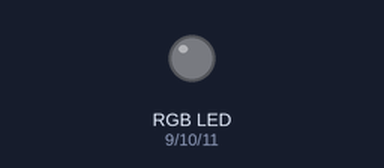
Recording of a sketch running on a simulated Arduino Uno, built with avr-gcc and run on an emulated ATmega328P. Parts: an RGB LED mixed from three pins (HIGH = lit).

Above: at 0.1 s.
At 2.1 s:
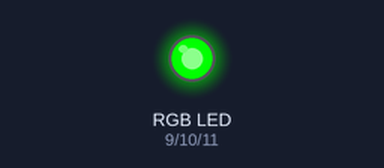
At 4.1 s:
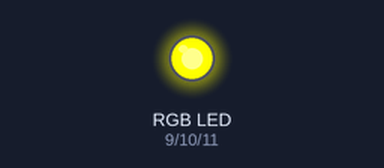
At 6.1 s:
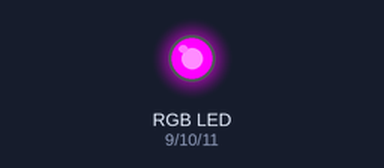
At 18.8 s:
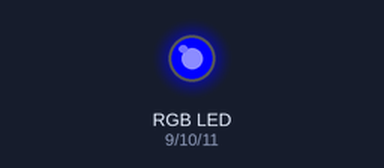
At 38.5 s:
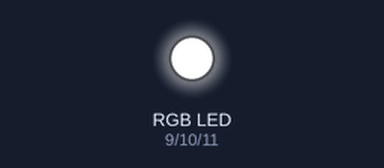
Timing chart, 0 to 40.0 s (numbered marks = the images above):
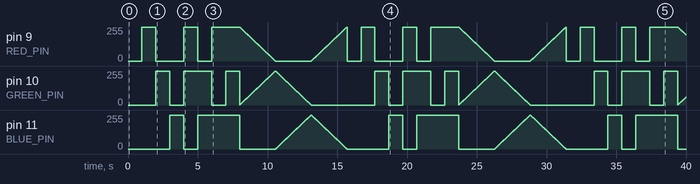

Measured:
- by itself, pin 9 (RED_PIN): 0/255 → 255/255 at 1.0 s, → 0/255 1.0 s later, → 255/255 2.0 s later, → 0/255 1.0 s later, … (1096 changes in this stretch)
- by itself, pin 11 (BLUE_PIN): 0/255 → 255/255 at 3.0 s, → 0/255 1.0 s later, → 255/255 1.0 s later, → 0/255 3.0 s later, … (1032 changes in this stretch)

The sketch:

Original_Source_Arduino_Sketch.ino
```cpp
/*
SparkFun Inventor's Kit
Example sketch 03

RGB LED

Make an RGB LED display a rainbow of colors!

Hardware connections:

An RGB LED is actually three LEDs (red, green, and blue) in
one package. When you run them at different brightnesses,
the red, green and blue mix to form new colors.

Starting at the flattened edge of the flange on the LED,
the pins are ordered RED, COMMON, GREEN, BLUE.

Connect RED to a 330 ohm resistor. Connect the other end
of the resistor to Arduino digital pin 9.

Connect COMMON pin to GND.

Connect GREEN to a 330 ohm resistor. Connect the other end
of the resistor to Arduino digital pin 10.

Connect BLUE to a 330 ohm resistor. Connect the other end
of the resistor to Arduino digital pin 11.

This sketch was written by SparkFun Electronics,
with lots of help from the Arduino community.
Visit http://learn.sparkfun.com/products/2 for SIK information.
Visit http://www.arduino.cc to learn about the Arduino.

Version 2.0 6/2012 MDG
*/


// First we'll define the pins by name to make the sketch
// easier to follow.

// Here's a new trick: putting the word "const" in front of a
// variable indicates that this is a "constant" value that will
// never change. (You don't have to do this, but if you do, the
// Arduino will give you a friendly warning if you accidentally
// try to change the value, so it's considered good form.)

const int RED_PIN = 9;
const int GREEN_PIN = 10;
const int BLUE_PIN = 11;

// This variable controls how fast we loop through the colors.
// (Try changing this to make the fading faster or slower.)

int DISPLAY_TIME = 10;  // In milliseconds


void setup()
{
	// Here we'll configure the Arduino pins we're using to
	// drive the LED to be outputs:

	pinMode(RED_PIN, OUTPUT);
	pinMode(GREEN_PIN, OUTPUT);
	pinMode(BLUE_PIN, OUTPUT);
}


void loop()
{
	// In this sketch, we'll start writing our own functions.
	// This makes the sketch easier to follow by dividing up
	// the sketch into sections, and not having everything in
	// setup() or loop().

	// We'll show you two ways to run the RGB LED.

	// The first way is to turn the individual LEDs (red, blue,
	// and green) on and off in various combinations. This gives you
	// a total of eight colors (if you count "black" as a color).

	// We've written a function called mainColors() that steps
	// through all eight of these colors. We're only "calling" the
	// function here (telling it to run). The actual function code
	// is further down in the sketch.

	mainColors();

	// The above function turns the individual LEDs full-on and
	// full-off. If you want to generate more than eight colors,
	// you can do so by varying the brightness of the individual
	// LEDs between full-on and full-off.

	// The analogWrite() function lets us do this. This function
	// lets you dim a LED from full-off to full-on over 255 steps.

	// We've written a function called showSpectrum() that smoothly
	// steps through all the colors. Again we're just calling it
	// here; the actual code is further down in this sketch.

	showSpectrum();
}


// Here's the mainColors() function we've written.

// This function displays the eight "main" colors that the RGB LED
// can produce. If you'd like to use one of these colors in your
// own sketch, you cancopy and paste that section into your code.

void mainColors()
{
	// Off (all LEDs off):

	digitalWrite(RED_PIN, LOW);
	digitalWrite(GREEN_PIN, LOW);
	digitalWrite(BLUE_PIN, LOW);

	delay(1000);

	// Red (turn just the red LED on):

	digitalWrite(RED_PIN, HIGH);
	digitalWrite(GREEN_PIN, LOW);
	digitalWrite(BLUE_PIN, LOW);

	delay(1000);

	// Green (turn just the green LED on):

	digitalWrite(RED_PIN, LOW);
	digitalWrite(GREEN_PIN, HIGH);
	digitalWrite(BLUE_PIN, LOW);

	delay(1000);

	// Blue (turn just the blue LED on):

	digitalWrite(RED_PIN, LOW);
	digitalWrite(GREEN_PIN, LOW);
	digitalWrite(BLUE_PIN, HIGH);

	delay(1000);

	// Yellow (turn red and green on):

	digitalWrite(RED_PIN, HIGH);
	digitalWrite(GREEN_PIN, HIGH);
	digitalWrite(BLUE_PIN, LOW);

	delay(1000);

	// Cyan (turn green and blue on):

	digitalWrite(RED_PIN, LOW);
	digitalWrite(GREEN_PIN, HIGH);
	digitalWrite(BLUE_PIN, HIGH);

	delay(1000);

	// Purple (turn red and blue on):

	digitalWrite(RED_PIN, HIGH);
	digitalWrite(GREEN_PIN, LOW);
	digitalWrite(BLUE_PIN, HIGH);

	delay(1000);

	// White (turn all the LEDs on):

	digitalWrite(RED_PIN, HIGH);
	digitalWrite(GREEN_PIN, HIGH);
	digitalWrite(BLUE_PIN, HIGH);

	delay(1000);
}


// Below are two more functions we've written,
// showSpectrum() and showRGB().

// showRGB() displays a single color on the RGB LED.
// You call showRGB() with the number of a color you want
// to display.

// showSpectrum() steps through all the colors of the RGB LED,
// displaying a rainbow. showSpectrum() actually calls showRGB()
// over and over to do this.

// We'll often break tasks down into individual functions like
// this, which makes your sketches easier to follow, and once
// you have a handy function, you can reuse it in your other
// programs.


// showSpectrum()

// This function steps through all the colors of the RGB LED.
// It does this by stepping a variable from 0 to 768 (the total
// number of colors), and repeatedly calling showRGB() to display
// the individual colors.

// In this function, we're using a "for() loop" to step a variable
// from one value to another, and perform a set of instructions
// for each step. For() loops are a very handy way to get numbers
// to count up or down.

// Every for() loop has three statements separated by semicolons:

//   1. Something to do before starting

//   2. A test to perform; as long as it's true,
//      it will keep looping

//   3. Something to do after each loop (usually
//      increase a variable)

// For the for() loop below, these are the three statements:

//   1. x = 0;     Before starting, make x = 0.

//   2. x < 768;   While x is less than 768, run the
//                 following code.

//   3. x++        Putting "++" after a variable means
//                 "add one to it". (You can also use "x = x + 1")

// Every time you go through the loop, the statements following
// the loop (those within the brackets) will run.

// And when the test in statement 2 is finally false, the sketch
// will continue.


void showSpectrum()
{
	int x;  // define an integer variable called "x"

			// Now we'll use a for() loop to make x count from 0 to 767
			// (Note that there's no semicolon after this line!
			// That's because the for() loop will repeat the next
			// "statement", which in this case is everything within
			// the following brackets {} )

	for (x = 0; x < 768; x++)

		// Each time we loop (with a new value of x), do the following:

	{
		showRGB(x);  // Call RGBspectrum() with our new x
		delay(DISPLAY_TIME);   // Delay for 10 ms (1/100th of a second)
	}
}


// showRGB()

// This function translates a number between 0 and 767 into a
// specific color on the RGB LED. If you have this number count
// through the whole range (0 to 767), the LED will smoothly
// change color through the entire spectrum.

// The "base" numbers are:
// 0   = pure red
// 255 = pure green
// 511 = pure blue
// 767 = pure red (again)

// Numbers between the above colors will create blends. For
// example, 640 is midway between 512 (pure blue) and 767
// (pure red). It will give you a 50/50 mix of blue and red,
// resulting in purple.

// If you count up from 0 to 767 and pass that number to this
// function, the LED will smoothly fade between all the colors.
// (Because it starts and ends on pure red, you can start over
// at 0 without any break in the spectrum).


void showRGB(int color)
{
	int redIntensity;
	int greenIntensity;
	int blueIntensity;

	// Here we'll use an "if / else" statement to determine which
	// of the three (R,G,B) zones x falls into. Each of these zones
	// spans 255 because analogWrite() wants a number from 0 to 255.

	// In each of these zones, we'll calculate the brightness
	// for each of the red, green, and blue LEDs within the RGB LED.

	if (color <= 255)          // zone 1
	{
		redIntensity = 255 - color;    // red goes from on to off
		greenIntensity = color;        // green goes from off to on
		blueIntensity = 0;             // blue is always off
	}
	else if (color <= 511)     // zone 2
	{
		redIntensity = 0;                     // red is always off
		greenIntensity = 255 - (color - 256); // green on to off
		blueIntensity = (color - 256);        // blue off to on
	}
	else // color >= 512       // zone 3
	{
		redIntensity = (color - 512);         // red off to on
		greenIntensity = 0;                   // green is always off
		blueIntensity = 255 - (color - 512);  // blue on to off
	}

	// Now that the brightness values have been set, command the LED
	// to those values

	analogWrite(RED_PIN, redIntensity);
	analogWrite(BLUE_PIN, blueIntensity);
	analogWrite(GREEN_PIN, greenIntensity);
}
```
